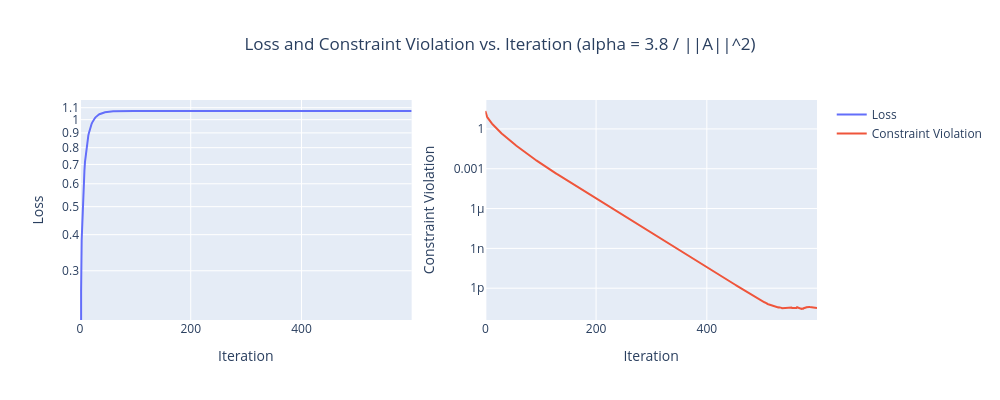

The notebook cell saved with this chart:
### Code cell
# Question 2c
n = 1000
m = 500
A = np.random.normal(size=(m, n))
b = np.ones(m)
alpha = 3.8 / np.linalg.norm(A, 2) ** 2
T = 600
w = np.zeros(m)

constraints = np.array([])
losses = np.array([])

for t in range(T):
    x = A.T @ w / 2
    w = w + alpha * (-A @ x + b)
    losses = np.append(losses, np.dot(x, x))
    constraints = np.append(constraints, np.linalg.norm(A @ x - b))
    
plot(losses, constraints, title="alpha = 3.8 / ||A||^2")

### Figure 1 — Plotly figure (JSON) as saved in the notebook; plotly's stock layout.template omitted (floating-point values rounded to 4 significant figures; data arrays with more than 128 entries replaced by an {"elided": "..."} marker saying what was removed)
{"data": [{"mode": "lines", "name": "Loss", "type": "scatter", "x": {"elided": "600 int values"}, "xaxis": "x", "y": {"elided": "600 float values"}, "yaxis": "y"}, {"mode": "lines", "name": "Constraint Violation", "type": "scatter", "x": {"elided": "600 int values"}, "xaxis": "x2", "y": {"elided": "600 float values"}, "yaxis": "y2"}], "layout": {"height": 400, "showlegend": true, "title": {"text": "Loss and Constraint Violation vs. Iteration (alpha = 3.8 / ||A||^2)", "x": 0.5}, "width": 1000, "xaxis": {"anchor": "y", "domain": [0, 0.45], "title": {"text": "Iteration"}}, "xaxis2": {"anchor": "y2", "domain": [0.55, 1], "title": {"text": "Iteration"}}, "yaxis": {"anchor": "x", "domain": [0, 1], "title": {"text": "Loss"}, "type": "log"}, "yaxis2": {"anchor": "x2", "domain": [0, 1], "title": {"text": "Constraint Violation"}, "type": "log"}}}
